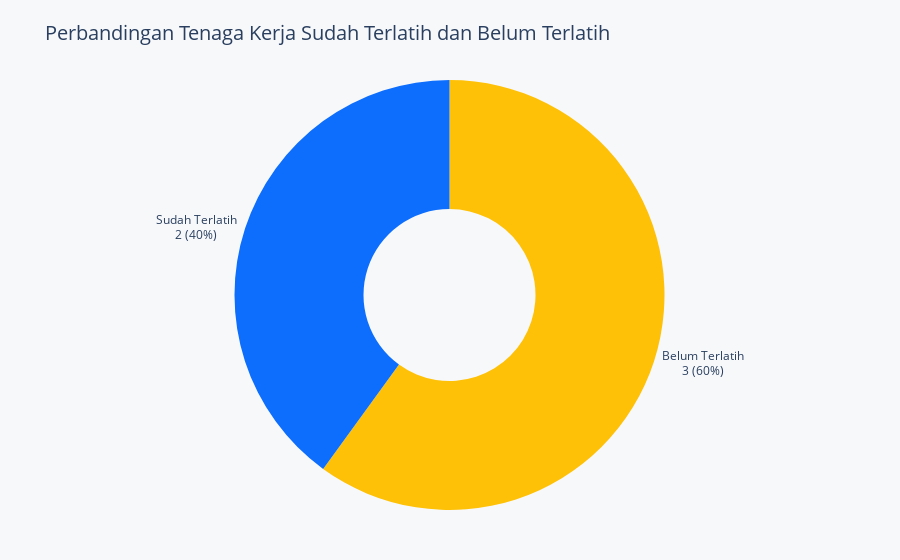

The notebook cell saved with this chart:
### Code cell
import polars as pl
import plotly.express as px

# Data Anda dalam bentuk Polars DataFrame
data = pl.DataFrame({
    "NO": [0, 1, 2, 3, 4],
    "PROVINSI": ["SULAWESI BARAT"] * 5,
    "KABUPATEN": ["PASANGKAYU"] * 5,
    "KECAMATAN": ["SARJO"] * 5,
    "KELURAHAN": ["SARJO"] * 5,
    "NAMA FASKES": ["UPT PUSKESMAS SARJO"] * 5,
    "NO REGISTRASI": ["7601001"] * 5,
    "NAMA BIDAN": ["Mar", "NUR", "Irm", "Rit", "ASM"],
    "NIK BIDAN": [760] * 5,
    "ALAMAT": ["SARJO", "SARUDE", "LETAWA", "LETAWA", "SARUDE"],
    "NO HP": ["NA", "85397882590", "82396497703", "82349677921", "85242892212"],
    "PROFESI": ["Bidan"] * 5,
    "PELATIHAN": [
        "KIP/Konseling,R/R",
        "Belum Terlatih",
        "IUD/IMPLAN,R/R,Sertifikat Kompetensi IUD/Implan",
        "IUD/IMPLAN,KIP/Konseling,R/R",
        "Belum Terlatih"
    ]
})

# Klasifikasi tenaga kerja berdasarkan kolom PELATIHAN
data_with_classification = data.with_columns(
    pl.when(
        pl.col("PELATIHAN").str.contains("(?i)IUD|Implan|Tubektomi|Vasektomi")
    ).then(pl.lit("Sudah Terlatih")).otherwise(pl.lit("Belum Terlatih")).alias("KLASIFIKASI")
)

# Hitung jumlah tenaga kerja untuk setiap klasifikasi
summary_data = data_with_classification.group_by("KLASIFIKASI").agg(
    pl.len().alias("count")  # Menggunakan .len() sebagai pengganti .count()
)

# Tambahkan kolom persentase
total_count = summary_data["count"].sum()
summary_data = summary_data.with_columns(
    (pl.col("count") / total_count * 100).round(2).alias("PERSENTASE")
)

# Buat donut chart menggunakan Plotly (langsung dari Polars DataFrame)
fig = px.pie(
    summary_data,  # Langsung gunakan Polars DataFrame
    names="KLASIFIKASI",       # Label untuk kategori
    values="count",            # Nilai untuk ukuran slice
    title="Perbandingan Tenaga Kerja Sudah Terlatih dan Belum Terlatih",
    hole=0.4,                  # Membuat donut chart (hole di tengah)
    color="KLASIFIKASI",       # Warna berdasarkan kategori
    color_discrete_map={"Sudah Terlatih": "#0d6efd", "Belum Terlatih": "#ffc107"},  # Warna kustom
)

# Perbarui tata letak grafik
fig.update_traces(
    textposition="outside",  # Letakkan teks di luar donut chart
    texttemplate="%{label}<br>%{value:,.0f} (%{percent})",  # Format angka dengan pemisah ribuan
    hovertemplate="%{label}: %{value:,.0f} (%{percent})<extra></extra>"  # Format hover
)

fig.update_layout(
    showlegend=False,           # Hilangkan legenda
    paper_bgcolor="#f6f8fa",    # Warna latar belakang kertas
    plot_bgcolor="#f6f8fa",     # Warna latar belakang plot
    margin=dict(l=50, r=50, t=80, b=50),  # Padding: kiri, kanan, atas, bawah
    title_font_size=20          # Ukuran font judul
)

# Tampilkan grafik
fig.show()

### Figure 1 — Plotly figure (JSON) as saved in the notebook; plotly's stock layout.template omitted (floating-point values rounded to 4 significant figures)
{"data": [{"customdata": [["Sudah Terlatih"], ["Belum Terlatih"]], "domain": {"x": [0, 1], "y": [0, 1]}, "hole": 0.4, "hovertemplate": "%{label}: %{value:,.0f} (%{percent})<extra></extra>", "labels": ["Sudah Terlatih", "Belum Terlatih"], "legendgroup": "", "marker": {"colors": ["#0d6efd", "#ffc107"]}, "name": "", "showlegend": true, "textposition": "outside", "texttemplate": "%{label}<br>%{value:,.0f} (%{percent})", "type": "pie", "values": [2, 3]}], "layout": {"legend": {"tracegroupgap": 0}, "margin": {"b": 50, "l": 50, "r": 50, "t": 80}, "paper_bgcolor": "#f6f8fa", "plot_bgcolor": "#f6f8fa", "showlegend": false, "title": {"font": {"size": 20}, "text": "Perbandingan Tenaga Kerja Sudah Terlatih dan Belum Terlatih"}}}
